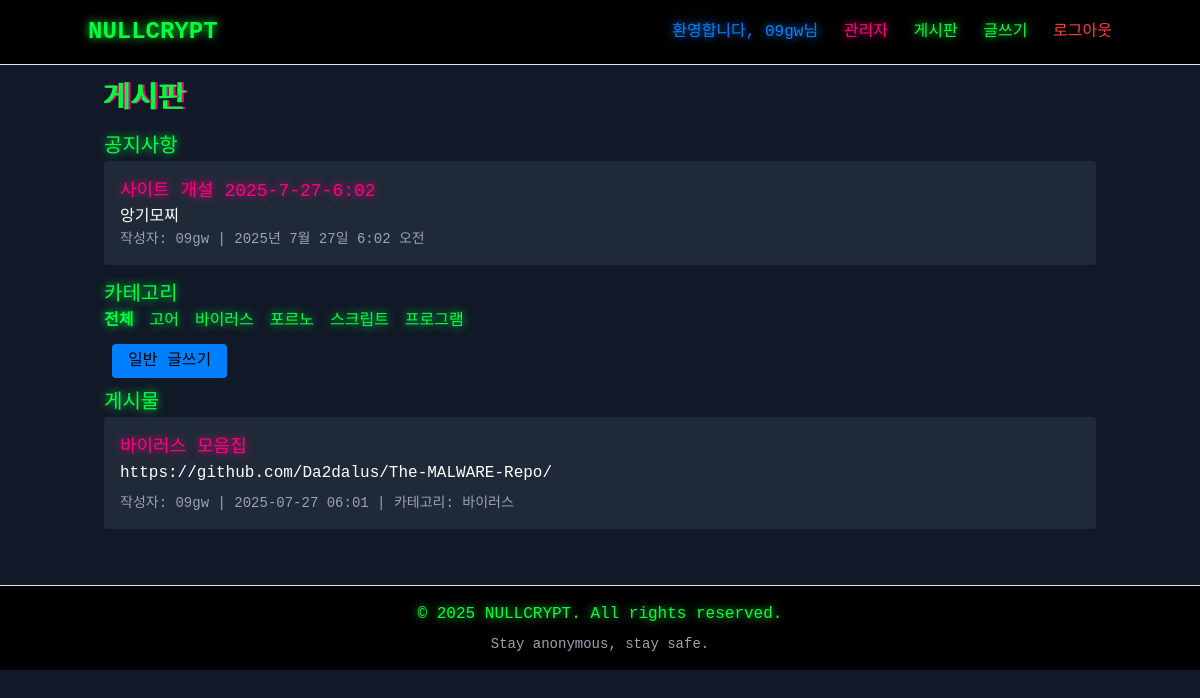
Screenshot of /posts/ (signed in) with the database file from the repository.
### myapp/models.py (models this page shows, shortened)
class Announcement(models.Model):
    title = models.CharField(max_length=200)
    content = models.TextField()
    created_at = models.DateTimeField(auto_now_add=True)
    author = models.ForeignKey(User, on_delete=models.CASCADE)

class Category(models.Model):
    name = models.CharField(max_length=50, unique=True)
    slug = models.SlugField(max_length=50, unique=True)

class Post(models.Model):
    title = models.CharField(max_length=200)
    content = models.TextField()
    category = models.ForeignKey(Category, on_delete=models.CASCADE)
    author = models.ForeignKey(User, on_delete=models.CASCADE)
    created_at = models.DateTimeField(auto_now_add=True)
    is_pinned = models.BooleanField(default=False)

### myapp/views.py (the view)
# urls.py: path('posts/', views.post_list, name='post_list'),
def post_list(request, category_slug=None):
    if not request.user.is_authenticated:
        return redirect('login')
    categories = Category.objects.all()
    announcements = Announcement.objects.all().order_by('-created_at')[:5]
    category = None
    if category_slug:
        category = get_object_or_404(Category, slug=category_slug)
        posts = Post.objects.filter(category=category).order_by('-is_pinned', '-created_at')
    else:
        posts = Post.objects.all().order_by('-is_pinned', '-created_at')
    paginator = Paginator(posts, 10)
    page_number = request.GET.get('page')
    page_obj = paginator.get_page(page_number)
    return render(request, 'post_list.html', {
        'posts': page_obj,
        'categories': categories,
        'announcements': announcements,
        'category': category
    })

### myapp/templates/post_list.html (shortened to what this page needs)
{% extends 'base.html' %}
{% block content %}
    <h1 class="text-3xl text-neon-green mb-4">게시판</h1>
    <div class="mb-4">
        <h2 class="text-xl text-neon-green">공지사항</h2>
        {% for announcement in announcements %}
            <div class="bg-gray-800 p-4 mb-2 rounded">
                <h3 class="text-lg text-neon-pink">{{ announcement.title }}</h3>
                <p>{{ announcement.content }}</p>
                <p class="text-sm text-gray-400">작성자: {{ announcement.author }} | {{ announcement.created_at }}</p>
            </div>
        {% empty %}
            <p class="text-gray-400">공지사항이 없습니다.</p>
        {% endfor %}
    </div>
    <div class="mb-4">
        <h2 class="text-xl text-neon-green">카테고리</h2>
        <div class="flex space-x-4 mb-4">
            <a href="{% url 'post_list' %}" class="text-neon-green hover:text-neon-pink {% if not category %}font-bold{% endif %}">전체</a>
            {% for cat in categories %}
                <a href="{% url 'post_list' category_slug=cat.slug %}"
                   class="text-neon-green hover:text-neon-pink {% if category and category.slug == cat.slug %}font-bold{% endif %}">
                   {{ cat.name }}
                </a>
            {% endfor %}
        </div>
        {% if user.is_authenticated %}
            <div class="mb-4">
                <a href="{% url 'post_create_general' %}"
                   class="bg-neon-blue text-black px-4 py-2 rounded hover:bg-neon-pink ml-2">
                   일반 글쓰기
                </a>
            </div>
        {% endif %}
    </div>
    <div>
        <h2 class="text-xl text-neon-green">게시물</h2>
        {% for post in posts %}
            <div class="bg-gray-800 p-4 mb-2 rounded">
                <h3 class="text-lg text-neon-pink">
                    <a href="{% url 'post_detail' post_id=post.id %}" class="hover:text-neon-green transition-colors">
                        {{ post.title }}
                    </a>
                </h3>
                <p class="mb-2">{{ post.content|truncatewords:30 }}</p>
                <p class="text-sm text-gray-400">
                    작성자: {{ post.author.username }} |
                    {{ post.created_at|date:"Y-m-d H:i" }} |
                    카테고리: {{ post.category.name }}
                </p>
            </div>
        {% empty %}
            <p class="text-gray-400">게시물이 없습니다.</p>
        {% endfor %}
    </div>
{% endblock %}

### myapp/templates/base.html (shortened to what this page needs)
<!DOCTYPE html>
<html lang="ko">
<head>
    <script src="https://cdn.tailwindcss.com"></script>
</head>
<body class="bg-gray-900 text-white min-h-screen">
    <header class="bg-black border-b border-neon-green p-4">
        <nav class="container mx-auto flex justify-between items-center">
            <a href="{% url 'home' %}" class="text-2xl font-bold text-neon-green">NULLCRYPT</a>
            <div class="space-x-4">
                {% if user.is_authenticated %}
                    <span class="text-neon-blue">환영합니다, {{ user.username }}님</span>
                    {% if user.is_staff %}
                        <a href="/whereisadminssite-dgdb-1111/" class="text-neon-pink hover:text-neon-green" target="_blank">관리자</a>
                    {% endif %}
                    <a href="{% url 'post_list' %}" class="text-neon-green hover:text-neon-pink">게시판</a>
                    <a href="{% url 'post_create_general' %}" class="text-neon-green hover:text-neon-pink">글쓰기</a>
                    <a href="{% url 'logout' %}"
                       class="text-neon-red hover:text-neon-pink"
                       onclick="return confirm('정말 로그아웃 하시겠습니까?')">
                       로그아웃
                    </a>
                {% else %}
                    <a href="{% url 'login' %}" class="text-neon-green hover:text-neon-pink">로그인</a>
                    <a href="{% url 'register' %}" class="text-neon-green hover:text-neon-pink">회원가입</a>
                {% endif %}
            </div>
        </nav>
    </header>
    <main class="container mx-auto p-4 flex-grow">
        {% block content %}
        {% endblock %}
    </main>
    <footer class="bg-black border-t border-neon-green p-4 mt-8">
        <div class="container mx-auto text-center">
            <p class="text-neon-green">&copy; 2025 NULLCRYPT. All rights reserved.</p>
            <p class="text-sm text-gray-400 mt-2">Stay anonymous, stay safe.</p>
        </div>
    </footer>
</body>
</html>

### myapp/templates/base.html (style rules this page uses)
.text-neon-green { color: #00ff41; }
.text-neon-pink { color: #ff0080; }
.text-neon-blue { color: #0080ff; }
.text-neon-red { color: #ff4040; }
.bg-neon-blue { background-color: #0080ff; }
body { background-color: #1a1a1a; color: #ffffff; font-family: 'Courier New', monospace; }
.text-neon-green { text-shadow: 0 0 10px #00ff41; }
.text-neon-pink { text-shadow: 0 0 10px #ff0080; }
.text-neon-blue { text-shadow: 0 0 10px #0080ff; }
a { transition: all 0.3s ease; }

### rows the page displays
Announcement: title "사이트 개설 2025-7-27-6:02", content "앙기모찌", author "09gw", created_at "2025년 7월 27일 6:02 오전"
Category: name "고어"
Category: name "바이러스"
Category: name "포르노"
Category: name "스크립트"
Category: name "프로그램"
Post: title "바이러스 모음집", content "https://github.com/Da2dalus/The-MALWARE-Repo/", author.username "09gw", created_at "2025-07-27 06:01", category.name "바이러스"

### other values shown
{{ user.username }} "09gw"
